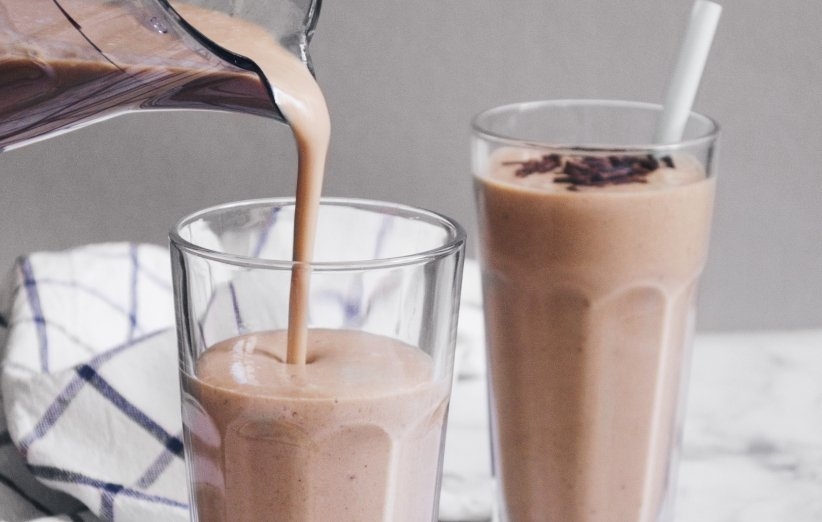
#> input picture Machine Vision/2-SnP imnoise and denoise/input.jpg, 822 x 522 px
$ python SnPNoise.py
#> lines starting #> are read from the running program, lines starting #| are printed output that depends on the picture
import cv2
import os
import numpy as np
from matplotlib import pyplot as plt
from skimage.util import random_noise

if __name__ == "__main__":

    # get imgage loc
    pwd = os.path.dirname(os.path.realpath(__file__))
    img_path = os.path.join(pwd, "input.jpg")
    img = cv2.imread(img_path)
#> img is the input picture: shape (522, 822, 3); mean B, G, R 161.8, 163.5, 175
    img = cv2.cvtColor(img, cv2.COLOR_BGR2RGB)
    snp_img = (random_noise(img, mode='s&p') * 255).astype(np.uint8)
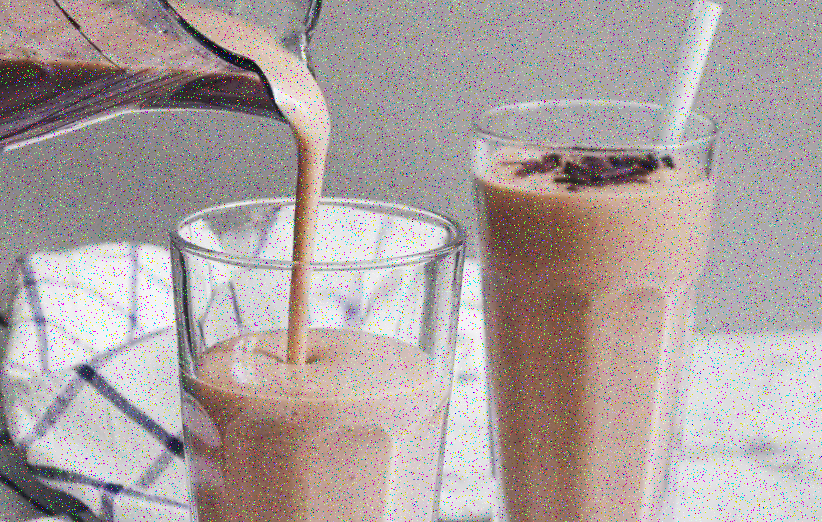
#> snp_img: shape (522, 822, 3); mean R, G, B 172.5, 161.6, 159.9
    new_img = cv2.medianBlur(snp_img, 3)

    fig = plt.figure()
    fig.add_subplot(1, 3, 1).set_title("Input Image")
    plt.imshow(img)
    plt.axis('off')
    fig.add_subplot(1, 3, 2).set_title("P&S Imnoised Image")
    plt.imshow(snp_img)
    plt.axis('off')
    fig.add_subplot(1, 3, 3).set_title("Median Denoised Image")
    plt.imshow(new_img)
    plt.axis('off')
    plt.show()
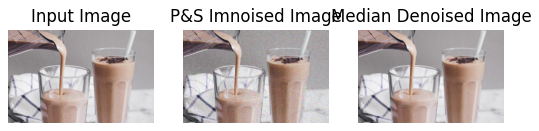
#> figure drawn by matplotlib, 3 panels
